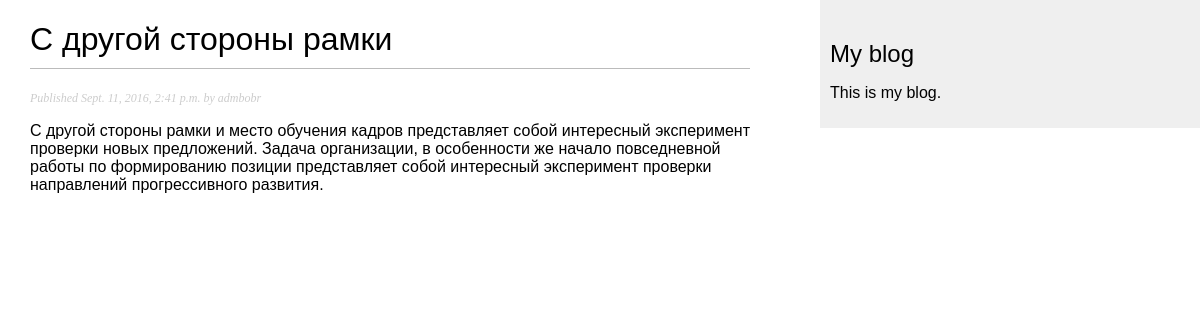
Screenshot of /blog/2016/09/11/s-drugoi-storoni-ramki/ with the database file from the repository.
### blog/models.py (models this page shows, shortened)
class Post(models.Model):
    objects = models.Manager()  # The default manager.
    published = PublishedManager()  # Our custom manager.
    STATUS_CHOICES = (
        ('draft', 'Draft'),
        ('published', 'Published'),
    )
    title = models.CharField(max_length=250)
    slug = models.SlugField(max_length=250,
                           unique_for_date='publish')
    author = models.ForeignKey(User,
                              related_name='blog_posts')
    body = models.TextField()
    publish = models.DateTimeField(default=timezone.now)
    created = models.DateTimeField(auto_now_add=True)
    updated = models.DateTimeField(auto_now=True)
    status = models.CharField(max_length=10,
                             choices=STATUS_CHOICES,
                             default='draft')
    class Meta:
        ordering = ('-publish',)

### blog/views.py (the view)
def post_detail(request, year, month, day, post):
    post = get_object_or_404(Post, slug=post,
                             status='published',
                             publish__year=year,
                             publish__month=month,
                             publish__day=day)
    return render(request,
                  'blog/post/detail.html',
                  {'post': post})

### blog/templates/blog/post/detail.html (shortened to what this page needs)
{% extends "blog/base.html" %}
{% block content %}
<h1>{{ post.title }}</h1>
<p class="date">
    Published {{ post.publish }} by {{ post.author }}
</p>
{{ post.body|linebreaks }}
{% endblock %}

### blog/static/css/blog.css (style rules this page uses)
body { margin:0; padding:0; font-family:helvetica, sans-serif; }
h1 { font-weight:normal; border-bottom:1px solid #bbb; padding:0 0 10px 0; }
p.date { color:#ccc; font-family: georgia, serif; font-size: 12px; font-style: italic; }

### rows the page displays
Post: title "С другой стороны рамки", publish "Sept. 11, 2016, 2:41 p.m.", author "admbobr", body "С другой стороны рамки и место обучения кадров представляет собой интересный эксперимент проверки новых предложений. Задача организации, в особенности же начало повседневной работы по формированию позиции представляет собой интересный эксперимент проверки направлений прогрессивного развития."
